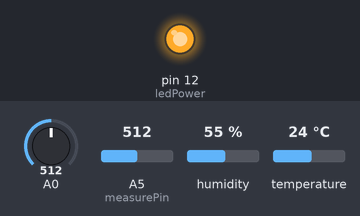
This sketch was run on a simulated Arduino Uno, built with avr-gcc and run on an emulated ATmega328P. On the bench: output pins drawn as LEDs (lit = HIGH). Inputs (shaded band) come from the test bench; at power-on: A0 = 512, A5 (measurePin) = 512, humidity 55 %, temperature 24 °C. What the sketch prints to the serial monitor is not drawn.

Above: at 0.1 s.
Timing chart, 0 to 1.6 s (numbered marks = the images above):
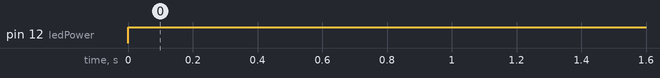

The sketch:

RaspberrySensors.ino
```cpp
#include <dht.h>

dht DHT;

#define DHT11_PIN 7

int measurePin = A5;
int ledPower = 12;
int temperatura = 0;
int umiditate = 0;
unsigned int samplingTime = 280;
unsigned int deltaTime = 40;
unsigned int sleepTime = 9680;

float voMeasured = 0;
float calcVoltage = 0;
float dustDensity = 0;

float RS_gas = 0;
float ratio = 0;
float sensorValue = 0;
float sensor_volt = 0;
float R0 = 7200.0;
void setup(){
  Serial.begin(9600);
  pinMode(ledPower,OUTPUT);
}

void loop(){
  digitalWrite(ledPower,LOW);
  delayMicroseconds(samplingTime);

  voMeasured = analogRead(measurePin);

  delayMicroseconds(deltaTime);
  digitalWrite(ledPower,HIGH);
  delayMicroseconds(sleepTime);

  calcVoltage = voMeasured*(5.0/1024);
  dustDensity = 0.17*calcVoltage-0.1;

  if ( dustDensity < 0)
  {
    dustDensity = 0.00;
  }
  int chk = DHT.read11(DHT11_PIN);
if((DHT.temperature>50 || DHT.temperature<0) || (DHT.humidity<0||DHT.humidity>100))
{}
else
{temperatura= DHT.temperature;
umiditate = DHT.humidity;}

  sensorValue = analogRead(A0);
   sensor_volt = sensorValue/1024*5.0;
   RS_gas = (5.0-sensor_volt)/sensor_volt;
   ratio = RS_gas/R0;
   float x = 1538.46 * ratio;
   float ppm = pow(x,-1.709);

   Serial.println(String("")+temperatura+"/"+umiditate+"/"+dustDensity+"/"+ppm+"/");
   delay(1000);

}
```

Measured:
- by itself, pin 12 (ledPower): LOW → HIGH at 0.00 s
